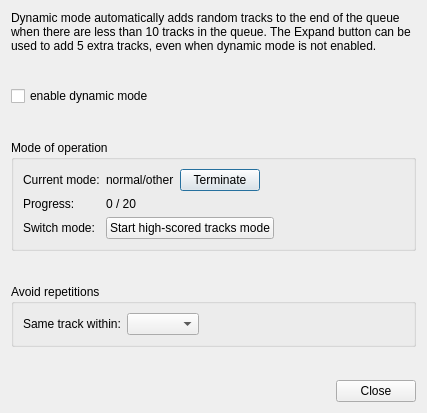
<?xml version="1.0" encoding="UTF-8"?>
<ui version="4.0">
 <class>DynamicModeParametersDialog</class>
 <widget class="QDialog" name="DynamicModeParametersDialog">
  <property name="geometry">
   <rect>
    <x>0</x>
    <y>0</y>
    <width>427</width>
    <height>413</height>
   </rect>
  </property>
  <property name="windowTitle">
   <string>Dynamic mode parameters</string>
  </property>
  <layout class="QVBoxLayout" name="verticalLayout">
   <item>
    <widget class="QLabel" name="dynamicModeExplanationLabel">
     <property name="text">
      <string>Dynamic mode automatically adds random tracks to the end of the queue when there are less than 10 tracks in the queue. The Expand button can be used to add 5 extra tracks, even when dynamic mode is not enabled.</string>
     </property>
     <property name="wordWrap">
      <bool>true</bool>
     </property>
    </widget>
   </item>
   <item>
    <spacer name="verticalSpacer_2">
     <property name="orientation">
      <enum>Qt::Vertical</enum>
     </property>
     <property name="sizeHint" stdset="0">
      <size>
       <width>20</width>
       <height>15</height>
      </size>
     </property>
    </spacer>
   </item>
   <item>
    <widget class="QCheckBox" name="enableDynamicModeCheckBox">
     <property name="text">
      <string>enable dynamic mode</string>
     </property>
    </widget>
   </item>
   <item>
    <spacer name="verticalSpacer_4">
     <property name="orientation">
      <enum>Qt::Vertical</enum>
     </property>
     <property name="sizeHint" stdset="0">
      <size>
       <width>17</width>
       <height>10</height>
      </size>
     </property>
    </spacer>
   </item>
   <item>
    <widget class="QGroupBox" name="modeOfOperationGroupBox">
     <property name="title">
      <string>Mode of operation</string>
     </property>
     <layout class="QFormLayout" name="formLayout">
      <item row="0" column="0">
       <widget class="QLabel" name="modeLabel">
        <property name="text">
         <string>Current mode:</string>
        </property>
       </widget>
      </item>
      <item row="0" column="1">
       <layout class="QHBoxLayout" name="horizontalLayout">
        <item>
         <widget class="QLabel" name="modeValueLabel">
          <property name="text">
           <string>normal/other</string>
          </property>
         </widget>
        </item>
        <item>
         <widget class="QPushButton" name="terminateButton">
          <property name="text">
           <string>Terminate</string>
          </property>
         </widget>
        </item>
        <item>
         <spacer name="horizontalSpacer_2">
          <property name="orientation">
           <enum>Qt::Horizontal</enum>
          </property>
          <property name="sizeHint" stdset="0">
           <size>
            <width>40</width>
            <height>20</height>
           </size>
          </property>
         </spacer>
        </item>
       </layout>
      </item>
      <item row="1" column="0">
       <widget class="QLabel" name="progressLabel">
        <property name="text">
         <string>Progress:</string>
        </property>
       </widget>
      </item>
      <item row="1" column="1">
       <widget class="QLabel" name="progressValueLabel">
        <property name="text">
         <string>0 / 20</string>
        </property>
       </widget>
      </item>
      <item row="2" column="0">
       <widget class="QLabel" name="switchModeLabel">
        <property name="text">
         <string>Switch mode:</string>
        </property>
       </widget>
      </item>
      <item row="2" column="1">
       <layout class="QHBoxLayout" name="horizontalLayout_2">
        <item>
         <widget class="QPushButton" name="startHighScoredModeButton">
          <property name="text">
           <string>Start high-scored tracks mode</string>
          </property>
         </widget>
        </item>
        <item>
         <spacer name="horizontalSpacer_3">
          <property name="orientation">
           <enum>Qt::Horizontal</enum>
          </property>
          <property name="sizeHint" stdset="0">
           <size>
            <width>13</width>
            <height>20</height>
           </size>
          </property>
         </spacer>
        </item>
       </layout>
      </item>
     </layout>
    </widget>
   </item>
   <item>
    <spacer name="verticalSpacer_3">
     <property name="orientation">
      <enum>Qt::Vertical</enum>
     </property>
     <property name="sizeHint" stdset="0">
      <size>
       <width>20</width>
       <height>14</height>
      </size>
     </property>
    </spacer>
   </item>
   <item>
    <widget class="QGroupBox" name="avoidRepetitionGroupBox">
     <property name="title">
      <string>Avoid repetitions</string>
     </property>
     <layout class="QFormLayout" name="formLayout_2">
      <item row="0" column="0">
       <widget class="QLabel" name="sameTrackLabel">
        <property name="text">
         <string>Same track within:</string>
        </property>
       </widget>
      </item>
      <item row="0" column="1">
       <layout class="QHBoxLayout" name="horizontalLayout_3">
        <item>
         <widget class="QComboBox" name="trackRepetitionComboBox">
          <property name="maxVisibleItems">
           <number>15</number>
          </property>
          <property name="sizeAdjustPolicy">
           <enum>QComboBox::AdjustToContents</enum>
          </property>
         </widget>
        </item>
        <item>
         <spacer name="horizontalSpacer_4">
          <property name="orientation">
           <enum>Qt::Horizontal</enum>
          </property>
          <property name="sizeHint" stdset="0">
           <size>
            <width>40</width>
            <height>20</height>
           </size>
          </property>
         </spacer>
        </item>
       </layout>
      </item>
     </layout>
    </widget>
   </item>
   <item>
    <spacer name="verticalSpacer">
     <property name="orientation">
      <enum>Qt::Vertical</enum>
     </property>
     <property name="sizeHint" stdset="0">
      <size>
       <width>20</width>
       <height>25</height>
      </size>
     </property>
    </spacer>
   </item>
   <item>
    <layout class="QHBoxLayout" name="bottomButtonLayout">
     <item>
      <spacer name="horizontalSpacer">
       <property name="orientation">
        <enum>Qt::Horizontal</enum>
       </property>
       <property name="sizeHint" stdset="0">
        <size>
         <width>98</width>
         <height>20</height>
        </size>
       </property>
      </spacer>
     </item>
     <item>
      <widget class="QPushButton" name="closeButton">
       <property name="text">
        <string>Close</string>
       </property>
      </widget>
     </item>
    </layout>
   </item>
  </layout>
 </widget>
 <resources/>
 <connections/>
</ui>
